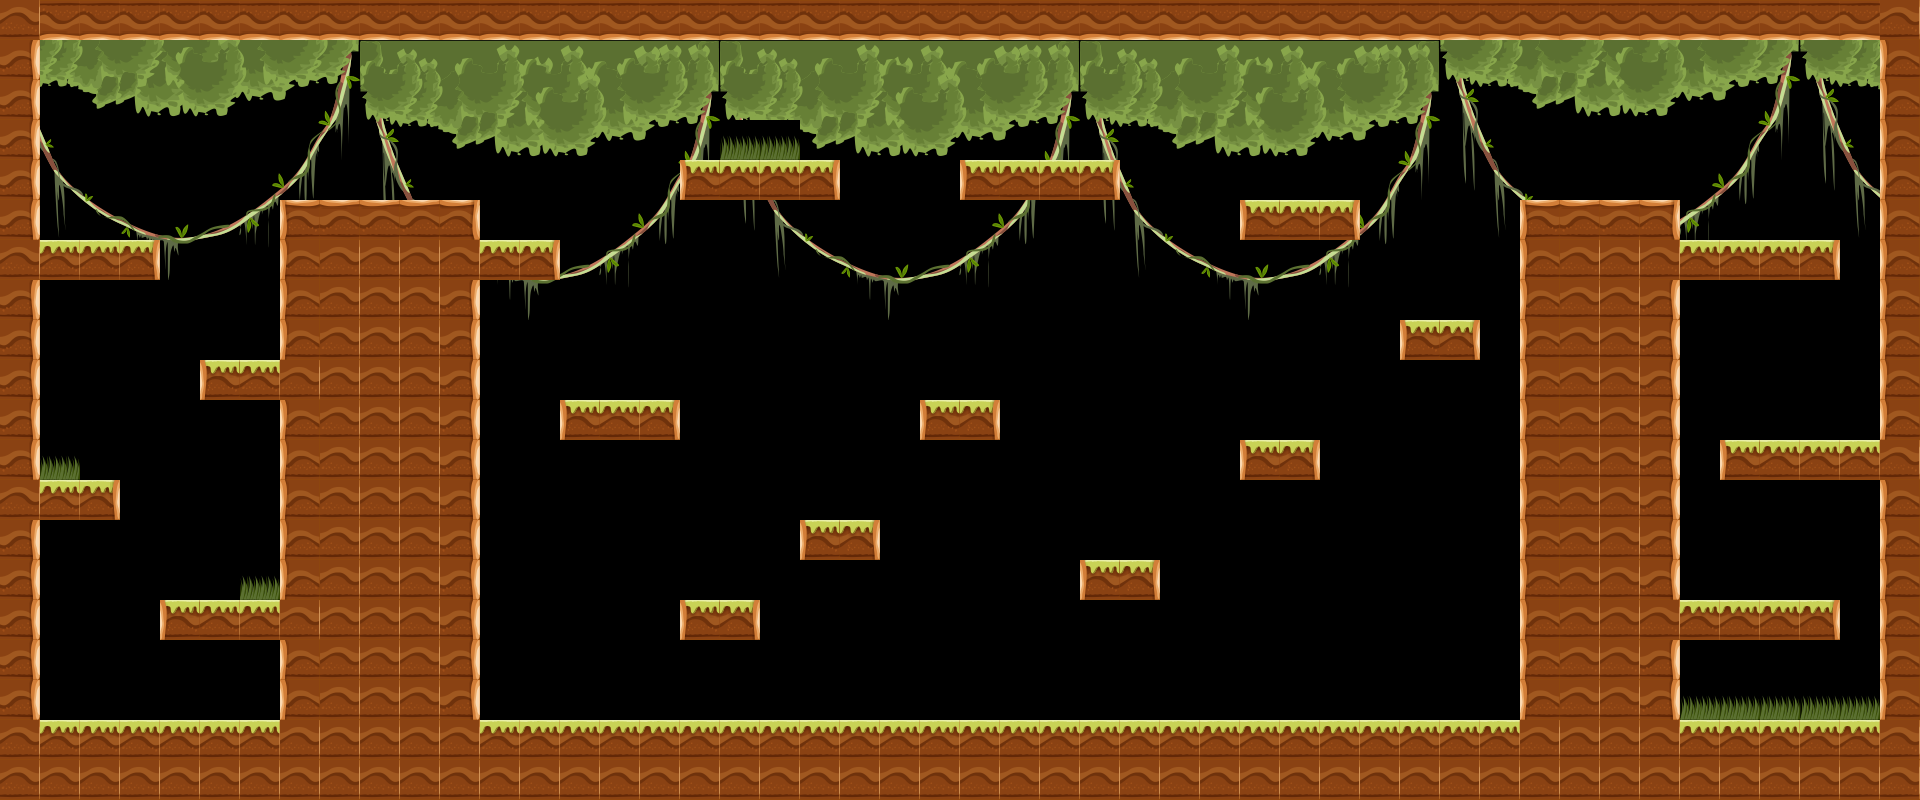

This game map was drawn from its Tiled (.tmx) file and the tilesets committed beside it. A one-line description and the trimmed map source follow:
An orthogonal 48x20 tile map with 40x40 px tiles, 1 tile layer (Camada de Tiles 1), 9 tilesets and 51 objects.

<map version="1.0" orientation="orthogonal" width="48" height="20" tilewidth="40" tileheight="40">
 <tileset firstgid="1" name="tileset" tilewidth="40" tileheight="40">
  <image source="../tile_40-40-17.png" width="680" height="40" />
 </tileset>
 <tileset firstgid="18" name="water" tilewidth="14" tileheight="17">
  <image source="../enemies/acidicWater_14-17.png" width="14" height="17" />
 </tileset>
 <tileset firstgid="19" name="bee" tilewidth="40" tileheight="70">
  <image source="../enemies/casacaba_40-70-4.png" width="160" height="70" />
 </tileset>
 <tileset firstgid="23" name="tube" tilewidth="25" tileheight="40">
  <image source="../enemies/cannon_25-40.png" width="25" height="40" />
 </tileset>
 <tileset firstgid="24" name="thorns" tilewidth="80" tileheight="40">
  <image source="../enemies/thorns_80-40.png" width="80" height="40" />
 </tileset>
 <tileset firstgid="25" name="coins" tilewidth="40" tileheight="40">
  <image source="../spritesheets/coins/coinsIara_40-40-8.png" width="320" height="40" />
 </tileset>
 <tileset firstgid="33" name="check" tilewidth="20" tileheight="37">
  <image source="../spritesheets/check_20-37-3.png" width="80" height="37" />
 </tileset>
 <tileset firstgid="37" name="gamewin_40-40-8" tilewidth="40" tileheight="40">
  <image source="../spritesheets/gamewin_40-40-8.png" width="320" height="40" />
 </tileset>
 <tileset firstgid="45" name="branches" tilewidth="40" tileheight="40">
  <image source="../level/branches_360-283.png" width="360" height="284" />
 </tileset>
 <objectgroup name="thorns" width="48" height="20">
  <object gid="24" x="1451" y="732" />
  <object gid="24" x="1389" y="733" />
  <object gid="24" x="1324" y="729" />
  <object gid="24" x="1264" y="735" />
  <object gid="24" x="1197" y="731" />
  <object gid="24" x="1128" y="727" />
  <object gid="24" x="1063" y="731" />
  <object gid="24" x="1000" y="728" />
  <object gid="24" x="929" y="729" />
  <object gid="24" x="861" y="729" />
  <object gid="24" x="795" y="727" />
  <object gid="24" x="744" y="727" />
  <object gid="24" x="687" y="728" />
  <object gid="24" x="39" y="252" />
  <object gid="24" x="559" y="413" />
 </objectgroup>
 <layer name="Camada de Tiles 1" width="48" height="20">
  <data>[960 cells, 610 non-empty, 75 distinct tile ids]</data>
 </layer>
 <objectgroup name="bees" width="48" height="20">
  <object gid="19" x="333" y="112" />
  <object gid="19" x="376" y="126" />
  <object gid="19" x="799" y="271" />
  <object gid="19" x="1281" y="110" />
  <object gid="19" x="1320" y="122" />
  <object gid="19" x="1800" y="351" />
 </objectgroup>
 <objectgroup name="waters" width="48" height="20">
  <object gid="18" x="178" y="112" />
  <object gid="18" x="699" y="270" />
  <object gid="18" x="978" y="272" />
  <object gid="18" x="1259" y="311" />
  <object gid="18" x="1577" y="107" />
  <object gid="18" x="1620" y="105" />
  <object gid="18" x="1737" y="350" />
  <object gid="18" x="1777" y="549" />
  <object gid="18" x="1815" y="547" />
 </objectgroup>
 <objectgroup name="tubes" width="48" height="20">
  <object gid="23" x="168" y="73" />
  <object gid="23" x="688" y="233" />
  <object gid="23" x="968" y="233" />
  <object gid="23" x="1249" y="273" />
  <object gid="23" x="1568" y="72" />
  <object gid="23" x="1728" y="313" />
  <object gid="23" x="1767" y="514" />
  <object gid="23" x="1807" y="513" />
  <object gid="23" x="1611" y="72" />
 </objectgroup>
 <objectgroup name="bushes" width="48" height="20">
  <object gid="13" x="41" y="720" />
  <object gid="13" x="80" y="721" />
  <object gid="13" x="59" y="241" />
  <object gid="13" x="321" y="201" />
  <object gid="13" x="1003" y="161" />
  <object gid="13" x="1040" y="163" />
  <object gid="13" x="1561" y="203" />
  <object gid="13" x="1600" y="203" />
  <object gid="13" x="1841" y="719" />
 </objectgroup>
 <objectgroup name="coin" width="48" height="20">
  <object gid="25" x="640" y="513" />
 </objectgroup>
 <objectgroup name="checkPoint" width="48" height="20">
  <object gid="33" x="931" y="400" />
 </objectgroup>
 <objectgroup name="flag" width="48" height="20">
  <object gid="37" x="1680" y="699" />
 </objectgroup>
</map>
